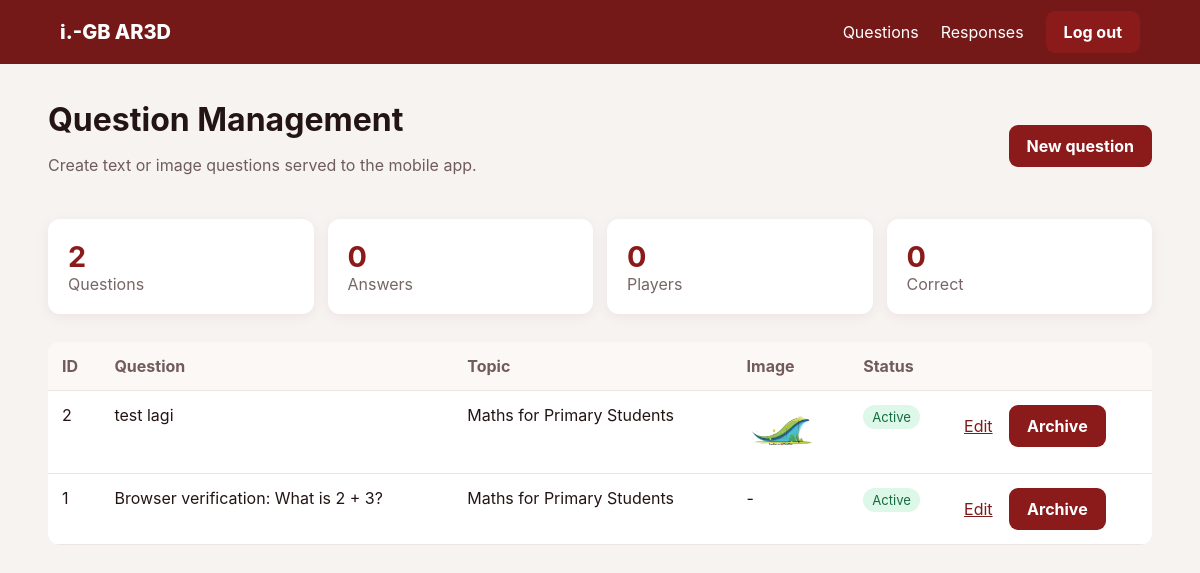
Screenshot of /admin/ar3d (signed in) with the database file from the repository.
### tables this page shows
CREATE TABLE questions (
    id INTEGER PRIMARY KEY AUTOINCREMENT,
    topic_id INTEGER NOT NULL,
    prompt TEXT NOT NULL,
    image_filename TEXT,
    options_json TEXT NOT NULL,
    correct_index INTEGER NOT NULL,
    is_active INTEGER NOT NULL DEFAULT 1,
    created_at TEXT NOT NULL DEFAULT CURRENT_TIMESTAMP,
    updated_at TEXT NOT NULL DEFAULT CURRENT_TIMESTAMP, correct_answer TEXT, accepted_answers_json TEXT,
    FOREIGN KEY (topic_id) REFERENCES topics (id)
);

CREATE TABLE topics (
    id INTEGER PRIMARY KEY AUTOINCREMENT,
    name TEXT NOT NULL UNIQUE,
    description TEXT NOT NULL DEFAULT '',
    is_active INTEGER NOT NULL DEFAULT 1,
    created_at TEXT NOT NULL DEFAULT CURRENT_TIMESTAMP
);

### ar3d/routes.py (the view)
@ar3d.get("/admin/ar3d")
@admin_required
def admin_dashboard():
    questions = _question_query("ORDER BY q.is_active DESC, q.id DESC").fetchall()
    stats = get_db().execute(
        """
        SELECT COUNT(*) AS total,
               COALESCE(SUM(is_correct), 0) AS correct,
               COUNT(DISTINCT player_name) AS players
        FROM answer_attempts
        """
    ).fetchone()
    return render_template(
        "ar3d/dashboard.html",
        questions=[_question_to_dict(row) for row in questions],
        stats=stats,
    )

### ar3d/db.py (called while the page is built)
def get_db():
    if "db" not in g:
        g.db = sqlite3.connect(
            current_app.config["DATABASE"],
            detect_types=sqlite3.PARSE_DECLTYPES,
        )
        g.db.row_factory = sqlite3.Row
        g.db.execute("PRAGMA foreign_keys = ON")
    return g.db

### ar3d/routes.py (called while the page is built)
def _admin_authorized():
    supplied_key = request.headers.get("X-Admin-Key", "")
    supplied_password = request.headers.get("X-Admin-Password", "")
    expected_key = current_app.config["ADMIN_API_KEY"]
    expected_password = current_app.config["ADMIN_PASSWORD"]
    return session.get("ar3d_admin") is True or (
        bool(supplied_key)
        and bool(expected_key)
        and secrets.compare_digest(supplied_key, expected_key)
    ) or (
        bool(supplied_password)
        and bool(expected_password)
        and secrets.compare_digest(supplied_password, expected_password)
    )

def admin_required(view):
    @wraps(view)
    def wrapped(*args, **kwargs):
        if _admin_authorized():
            return view(*args, **kwargs)
        if request.path.startswith("/api/"):
            return jsonify({"error": "Admin authentication required"}), 401
        return redirect(url_for("ar3d.admin_login", next=request.full_path))
    return wrapped

def _question_to_dict(row):
    data = dict(row)
    data["accepted_answers"] = json.loads(data["accepted_answers_json"])
    data.pop("accepted_answers_json", None)
    data.pop("options_json", None)
    data.pop("correct_index", None)
    data["is_active"] = bool(data["is_active"])
    data["image_url"] = (
        url_for("ar3d.uploaded_image", filename=data["image_filename"], _external=True)
        if data["image_filename"]
        else None
    )
    return data

def _question_query(where="", params=()):
    return get_db().execute(
        f"""
        SELECT q.*, t.name AS topic_name
        FROM questions q
        JOIN topics t ON t.id = q.topic_id
        {where}
        """,
        params,
    )

### ar3d/templates/ar3d/dashboard.html (shortened to what this page needs)
{% extends "ar3d/base.html" %}
{% block content %}
<div class="page-heading">
  <div>
    <h1>Question Management</h1>
    <p>Create text or image questions served to the mobile app.</p>
  </div>
  <a class="button" href="{{ url_for('ar3d.admin_new_question') }}">New question</a>
</div>
<section class="stats">
  <article><strong>{{ questions|length }}</strong><span>Questions</span></article>
  <article><strong>{{ stats['total'] }}</strong><span>Answers</span></article>
  <article><strong>{{ stats['players'] }}</strong><span>Players</span></article>
  <article><strong>{{ stats['correct'] }}</strong><span>Correct</span></article>
</section>
<div class="table-wrap">
  <table>
    <thead><tr><th>ID</th><th>Question</th><th>Topic</th><th>Image</th><th>Status</th><th></th></tr></thead>
    <tbody>
    {% for question in questions %}
      <tr>
        <td>{{ question.id }}</td>
        <td>{{ question.prompt }}</td>
        <td>{{ question.topic_name }}</td>
        <td>{% if question.image_url %}<img class="thumbnail" src="{{ question.image_url }}" alt="Question image">{% else %}-{% endif %}</td>
        <td><span class="status {{ 'active' if question.is_active else 'archived' }}">{{ 'Active' if question.is_active else 'Archived' }}</span></td>
        <td class="actions">
          <a href="{{ url_for('ar3d.admin_edit_question', question_id=question.id) }}">Edit</a>
          {% if question.is_active %}
          <form method="post" action="{{ url_for('ar3d.admin_archive_question', question_id=question.id) }}">
            <button class="danger-link" type="submit">Archive</button>
          </form>
          {% endif %}
        </td>
      </tr>
    {% else %}
      <tr><td colspan="6">No questions yet.</td></tr>
    {% endfor %}
    </tbody>
  </table>
</div>
{% endblock %}

### ar3d/templates/ar3d/base.html (shortened to what this page needs)
<!doctype html>
<html lang="en">
<head>
  <link rel="stylesheet" href="{{ url_for('ar3d.static', filename='admin.css') }}">
</head>
<body>
  <header>
    <a class="brand" href="{{ url_for('ar3d.admin_dashboard') }}">i.-GB AR3D</a>
    {% if session.get('ar3d_admin') %}
      <nav>
        <a href="{{ url_for('ar3d.admin_dashboard') }}">Questions</a>
        <a href="{{ url_for('ar3d.admin_responses') }}">Responses</a>
        <form method="post" action="{{ url_for('ar3d.admin_logout') }}">
          <button class="link-button" type="submit">Log out</button>
        </form>
      </nav>
    {% endif %}
  </header>
  <main>
    {% block content %}{% endblock %}
  </main>
</body>
</html>

### ar3d/static/admin.css (style rules this page uses)
:root { font-family: Inter, ui-sans-serif, system-ui, sans-serif; color: #241515; background: #f7f3f0; }
* { box-sizing: border-box; }
body { margin: 0; }
header { min-height: 64px; padding: 0 5vw; display: flex; align-items: center; justify-content: space-between; color: white; background: #741818; }
header a, .link-button { color: white; text-decoration: none; }
.brand { font-size: 1.25rem; font-weight: 800; }
nav { display: flex; align-items: center; gap: 22px; }
nav form, .actions form { display: inline; margin: 0; }
.link-button, .danger-link { padding: 0; border: 0; color: inherit; background: transparent; cursor: pointer; font: inherit; }
main { width: min(1180px, 92vw); margin: 36px auto; }
h1 { margin: 0 0 8px; }
p { color: #6f5c5c; }
.page-heading { display: flex; align-items: center; justify-content: space-between; gap: 20px; }
.button, button[type="submit"] { display: inline-block; padding: 11px 18px; border: 0; border-radius: 9px; color: white; background: #8b1a1a; text-decoration: none; cursor: pointer; font-weight: 700; }
.stats { display: grid; grid-template-columns: repeat(4, 1fr); gap: 14px; margin: 28px 0; }
.stats article { padding: 20px; border-radius: 12px; background: white; box-shadow: 0 3px 14px #3d17170f; }
.stats strong { display: block; font-size: 1.8rem; color: #8b1a1a; }
.stats span { color: #776666; }
.table-wrap { overflow-x: auto; border-radius: 12px; background: white; }
table { width: 100%; border-collapse: collapse; }
th, td { padding: 14px; border-bottom: 1px solid #eee5e2; text-align: left; vertical-align: top; }
th { color: #725b5b; background: #fbf8f6; }
.thumbnail { width: 70px; height: 50px; border-radius: 6px; object-fit: cover; }
.status { display: inline-block; padding: 4px 9px; border-radius: 99px; font-size: .82rem; }
.status.active { color: #176c42; background: #ddf7e9; }
.actions { white-space: nowrap; }
.actions a { margin-right: 12px; color: #7d1b1b; }
.danger-link { color: #b52b2b; }

### rows the page displays
questions: id "2", prompt "test lagi", topic_name "Maths for Primary Students", is_active "Active"
questions: id "1", prompt "Browser verification: What is 2 + 3?", topic_name "Maths for Primary Students", is_active "Active"

### other values shown
{{ questions|length }} "2"
{{ stats['total'] }} "0"
{{ stats['players'] }} "0"
{{ stats['correct'] }} "0"
